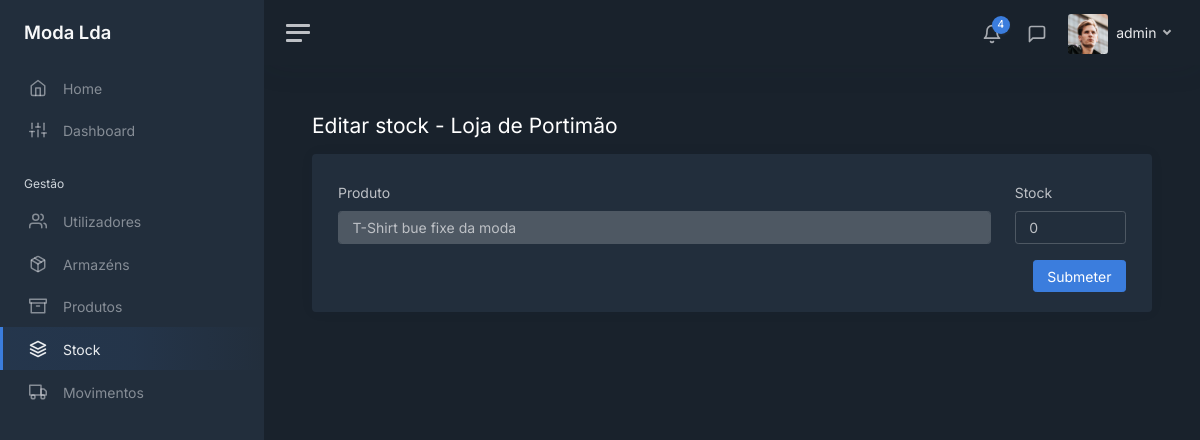
Page /stock/2/products/2 (signed in) on the committed database.
### modules/login/models.py (models this page shows, shortened)
class User(UserMixin, db.Model):
    __tablename__ = 'users'
    __table_args__ = {'extend_existing': True}
    id = db.Column(db.Integer, primary_key=True)
    username = db.Column(db.String(), unique=True)
    password = db.Column(db.String())
    role = db.Column(db.String())
    last_login = db.Column(db.DateTime, server_default=db.func.now())

### modules/main/models.py (models this page shows, shortened)
class Warehouse(db.Model):
    __tablename__ = 'warehouses'
    __table_args__ = {'extend_existing': True}
    id = db.Column(db.Integer, primary_key=True)
    name = db.Column(db.String(), unique=True)
    address = db.Column(db.String())
    phone = db.Column(db.String())

class Product(db.Model):
    __tablename__ = 'products'
    __table_args__ = {'extend_existing': True}
    id = db.Column(db.Integer, primary_key=True)
    name = db.Column(db.String(), unique=True)
    category = db.Column(db.String())
    color = db.Column(db.String())
    brand = db.Column(db.String())
    min_stock = db.Column(db.Integer())
    max_stock = db.Column(db.Integer())
    last_buy_price = db.Column(db.Float())
    avg_buy_price = db.Column(db.Float())
    sell_price = db.Column(db.Float())
    desc = db.Column(db.String())

class Product_Warehouse(db.Model):
    __tablename__ = 'products_warehouses'
    __table_args__ = {'extend_existing': True}
    product_id = db.Column(db.Integer, ForeignKey(Product.id), primary_key=True)
    warehouse_id = db.Column(db.Integer, ForeignKey(Warehouse.id), primary_key=True)
    quantity = db.Column(db.Integer)
    product = relationship('Product', foreign_keys='Product_Warehouse.product_id')
    warehouse = relationship('Warehouse', foreign_keys='Product_Warehouse.warehouse_id')

### modules/main/views.py (the view)
@bp.route('/stock/<int:warehouse_id>/products/<int:product_id>', methods=['GET'])
@login_required
def view_stock_warehouse_product(warehouse_id, product_id):
    warehouse = Warehouse.query.filter_by(id=warehouse_id).first_or_404()
    Product.query.filter_by(id=product_id).first_or_404()
    query = text('''
         SELECT
            products.id as id,
            products.name AS name,
            products_warehouses.quantity AS quantity
        FROM
            products
        LEFT JOIN
            products_warehouses ON products_warehouses.product_id = products.id AND products_warehouses.warehouse_id = :warehouse_id
        LEFT JOIN
            warehouses ON warehouses.id = products_warehouses.warehouse_id
        WHERE products.id = :product_id
    ''')
    result = db.session.execute(query, {'warehouse_id': warehouse_id, 'product_id': product_id}).one()
    return render_template('stock/stock_edit.html', user=current_user, tab="stock",
                           warehouse=warehouse, product=result)

### modules/login/models.py (called while the page is built)
@login_manager.user_loader
def load_user(user_id):
    return User.query.get(int(user_id))

### modules/main/templates/stock/stock_edit.html (shortened to what this page needs)
<!DOCTYPE html>
<html lang="en">
<head>
    <link href="/static/css/dashboard.css" rel="stylesheet">
    <link href="https://cdn.datatables.net/1.13.7/css/dataTables.bootstrap5.min.css" rel="stylesheet">
</head>
{% extends 'sidebar.html' %}
{% block content %}
    <div class="row">
        <div class="col float-start">
            <h1 class="h3 mb-3">Editar stock - {{ warehouse.name }}
            </h1>
        </div>
    </div>
    <div class="card">
        <div class="card-body">
            <div class="container-fluid">
                <form method="post" action="">
                    <div class="row">
                        <div class="col-8 col-md-10 mt-2">
                            <label for="product" class="form-label">Produto</label>
                            <input class="form-control" id="product" value="{{ product.name }}" disabled="disabled">
                        </div>
                        <div class="col-4 col-md-2 mt-2">
                            <label for="stock" class="form-label">Stock</label>
                            <input class="form-control" id="stock" name="stock" value="{% if product.quantity is none %}0{% else %}{{ product.quantity }}{% endif %}">
                        </div>
                    </div>
                    <div class="row mt-3">
                        <div class="col">
                            <button type="submit" class="btn btn-primary float-end">Submeter</button>
                        </div>
                    </div>
                </form>
            </div>
        </div>
{% endblock %}

### modules/main/templates/sidebar.html (shortened to what this page needs)
<body data-theme="dark">
<div class="wrapper">
    <nav id="sidebar" class="sidebar js-sidebar">
        <div class="sidebar-content js-simplebar">
            <a class="sidebar-brand" href="/home">
                <span class="align-middle">Moda Lda</span>
            </a>
            <ul class="sidebar-nav">
                <li class="sidebar-item {% if tab == 'home' %}active{% endif %}">
                    <a class="sidebar-link" href="/home">
                        <i class="align-middle" data-feather="home"></i> <span class="align-middle">Home</span>
                    </a>
                </li>
                <li class="sidebar-item {% if tab == 'dashboard' %}active{% endif %}">
                    <a class="sidebar-link" href="/dashboard">
                        <i class="align-middle" data-feather="sliders"></i> <span class="align-middle">Dashboard</span>
                    </a>
                </li>
                <li class="sidebar-header">
                    Gestão
                </li>
                {% if user.role == 'admin' or user.role == 'gerente' %}
                <li class="sidebar-item {% if tab == 'users' %}active{% endif %}">
                    <a class="sidebar-link" href="/users">
                        <i class="align-middle" data-feather="users"></i> <span class="align-middle">Utilizadores</span>
                    </a>
                </li>
                {% endif %}
                {% if user.role == 'admin' or user.role == 'gerente' %}
                <li class="sidebar-item {% if tab == 'warehouses' %}active{% endif %}">
                    <a class="sidebar-link" href="/warehouses">
                        <i class="align-middle" data-feather="package"></i> <span class="align-middle">Armazéns</span>
                    </a>
                </li>
                {% endif %}
                <li class="sidebar-item {% if tab == 'products' %}active{% endif %}">
                    <a class="sidebar-link" href="/products">
                        <i class="align-middle" data-feather="archive"></i> <span class="align-middle">Produtos</span>
                    </a>
                </li>
                <li class="sidebar-item {% if tab == 'stock' %}active{% endif %}">
                    <a class="sidebar-link" href="/stock">
                        <i class="align-middle" data-feather="layers"></i> <span class="align-middle">Stock</span>
                    </a>
                </li>
                <li class="sidebar-item {% if tab == 'movements' %}active{% endif %}">
                    <a class="sidebar-link" href="/movements">
                        <i class="align-middle" data-feather="truck"></i> <span class="align-middle">Movimentos</span>
                    </a>
                </li>
            </ul>
        </div>
    </nav>
    <div class="main">
        <nav class="navbar navbar-expand navbar-light navbar-bg">
            <a class="sidebar-toggle js-sidebar-toggle">
                <i class="hamburger align-self-center"></i>
            </a>
            <div class="navbar-collapse collapse">
                <ul class="navbar-nav navbar-align">
                    <li class="nav-item dropdown">
                        <a class="nav-icon dropdown-toggle" href="#" id="alertsDropdown" data-bs-toggle="dropdown">
                            <div class="position-relative">
                                <i class="align-middle" data-feather="bell"></i>
                                <span class="indicator">4</span>
                            </div>
                        </a>
                    </li>
                    <li class="nav-item dropdown">
                        <a class="nav-icon dropdown-toggle" href="#" id="messagesDropdown" data-bs-toggle="dropdown">
                            <div class="position-relative">
                                <i class="align-middle" data-feather="message-square"></i>
                            </div>
                        </a>
                    </li>
                    <li class="nav-item dropdown">
                        <a class="nav-link dropdown-toggle d-none d-sm-inline-block" href="#" data-bs-toggle="dropdown">
                            <img src="/static/img/avatars/avatar.jpg" class="avatar img-fluid rounded me-1"
                                 alt="{{ user.username }}"/> <span class="text-dark"> {{ user.username }} </span>
                        </a>
                    </li>
                </ul>
            </div>
        </nav>
        <main class="content">
            <div class="container-fluid p-0">
                {% block content %}
                {% endblock %}
            </div>
        </main>
    </div>
</div>
</body>
</html>

### rows in the picture
User: username "admin"
Warehouse: name "Loja de Portimão"
Product: name "T-Shirt bue fixe da moda"
Product_Warehouse: stock "0"
